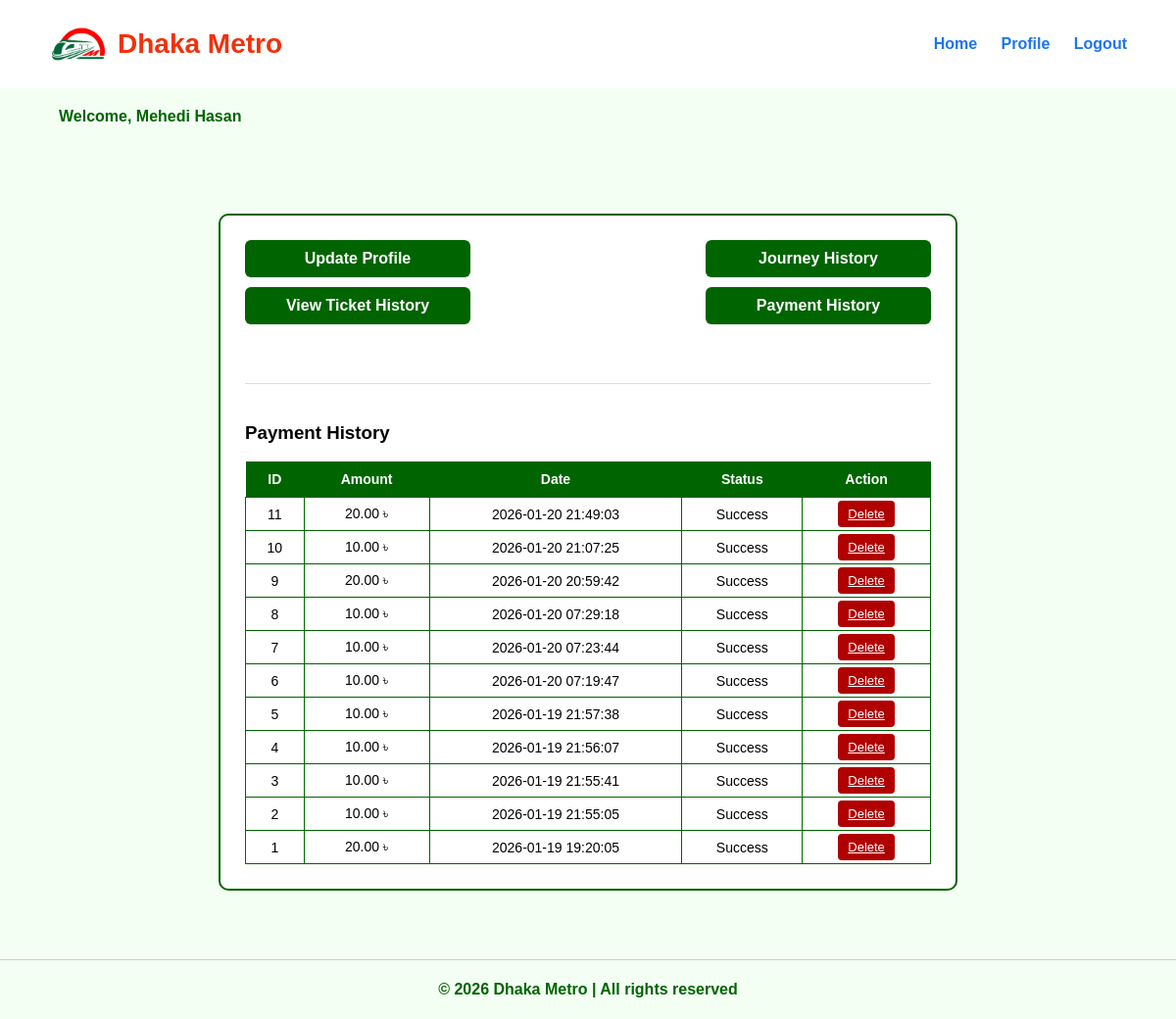
/passenger/view/payment_record_page.php?type=payments (signed in), run on the app's committed database.
### tables this page shows
CREATE TABLE `users` (
  `UserID` int(11) NOT NULL,
  `RoleID` int(11) NOT NULL,
  `FirstName` varchar(50) NOT NULL,
  `LastName` varchar(50) DEFAULT NULL,
  `Mobile` varchar(15) NOT NULL,
  `NID` varchar(20) DEFAULT NULL,
  `DateOfBirth` date DEFAULT NULL,
  `Gender` enum('Male','Female','Other') DEFAULT NULL,
  `Password` varchar(255) NOT NULL,
  `Status` enum('Active','Blocked') DEFAULT 'Active',
  `CreatedAt` timestamp NOT NULL DEFAULT current_timestamp()
);

CREATE TABLE `payments` (
  `PaymentID` int(11) NOT NULL,
  `TicketID` int(11) NOT NULL,
  `Amount` decimal(10,2) NOT NULL,
  `PaymentDate` timestamp NOT NULL DEFAULT current_timestamp(),
  `Status` enum('Success','Failed') NOT NULL
);

### passenger/model/RecordModel.php (called while the page is built, shortened)
<?php
include "Database.php";
function getUserName($userID) {
    global $conn;
    $sql = "SELECT FirstName, LastName
            FROM users
            WHERE UserID = $userID";
    return mysqli_query($conn, $sql);
}
function getPaymentHistory($userID) {
    global $conn;
    $sql = "SELECT
                p.PaymentID,
                p.Amount,
                p.PaymentDate,
                p.Status
            FROM payments p
            JOIN tickets t ON p.TicketID = t.TicketID
            WHERE t.UserID = $userID
            ORDER BY p.PaymentDate DESC";
    return mysqli_query($conn, $sql);
}

### passenger/view/payment_record_page.php (the view, shortened to what this page needs)
<?php
include "../model/RecordModel.php";
include "header.php";
$userID = $_SESSION['UserID'];
$user = mysqli_fetch_assoc(getUserName($userID));
$type = $_GET['type'] ?? "";
?>
<link rel="stylesheet" href="payment_record_page.css">
<div class="user-info"> Welcome, <strong><?php echo $user['FirstName'] . " " . $user['LastName']; ?></strong> </div>
<div class="dashboard-box">
    <div class="button-area">
        <div class="button-row">
            <a href="/admin/view/Profile_Information.php" class="btn">Update Profile</a>
            <a href="journey_history.php" class="btn">Journey History</a>
        </div>
        <div class="button-row">
            <a href="?type=tickets" class="btn">View Ticket History</a>
            <a href="?type=payments" class="btn">Payment History</a>
        </div>
    </div>
    <div id="resultArea">
        <?php if ($type === "payments"): ?>
            <h3>Payment History</h3>
            <table>
                <tr>
                    <th>ID</th>
                    <th>Amount</th>
                    <th>Date</th>
                    <th>Status</th>
                    <th>Action</th>
                </tr>
                <?php
                $payments = getPaymentHistory($userID);
                while ($row = mysqli_fetch_assoc($payments)):
                ?>
                <tr>
                    <td><?= $row['PaymentID'] ?></td>
                    <td><?= $row['Amount'] ?> ৳</td>
                    <td><?= $row['PaymentDate'] ?></td>
                    <td><?= $row['Status'] ?></td>
                    <td>
                        <a href="../controller/RecordController.php?delete=<?= $row['PaymentID'] ?>"
                           class="action-btn"
                           onclick="return confirmDelete();">
                           Delete
                        </a>
                    </td>
                </tr>
                <?php endwhile; ?>
            </table>
        <?php endif; ?>
    </div>
</div>
<?php include "footer.php"; ?>

### passenger/view/dashboard.css (style rules this page uses)
.dashboard-box { display: flex; width: 80%; max-width: 900px; margin: 40px auto; background-color: #ffffff; border: 2px solid #006400; border-radius: 8px; flex-wrap: wrap; }

### passenger/view/payment_record_page.css (style rules this page uses)
.user-info { margin: 20px 60px; font-size: 16px; font-weight: bold; color: #006400; }
.dashboard-box { width: 700px; margin: 70px auto; padding: 25px; border: 2px solid #006400; border-radius: 10px; background-color: #ffffff; display: flex; flex-direction: column; }
.button-area { width: 100%; margin-bottom: 20px; }
.button-row { display: flex; justify-content: space-between; margin-bottom: 10px; }
.button-row .btn { width: 30%; padding: 10px; background-color: #006400; color: #ffffff; text-align: center; font-weight: bold; border-radius: 6px; text-decoration: none; }
.button-row .btn:last-child { margin-right: 0; }
#resultArea { margin-top: 30px; padding-top: 20px; border-top: 1px solid #ddd; clear: both; }
table { width: 100%; border-collapse: collapse; margin-top: 10px; }
th { background-color: #006400; color: white; padding: 10px; font-size: 14px; }
td { padding: 8px; border: 1px solid #006400; text-align: center; font-size: 14px; }
.action-btn { background-color: #b00000; color: white; padding: 6px 10px; border-radius: 4px; font-size: 13px; }

### data on the page
users: FirstName "Mehedi", LastName "Hasan"
payments: PaymentID "11", Amount "20.00", PaymentDate "2026-01-20 21:49:03", Status "Success"
payments: PaymentID "10", Amount "10.00", PaymentDate "2026-01-20 21:07:25", Status "Success"
payments: PaymentID "9", Amount "20.00", PaymentDate "2026-01-20 20:59:42", Status "Success"
payments: PaymentID "8", Amount "10.00", PaymentDate "2026-01-20 07:29:18", Status "Success"
payments: PaymentID "7", Amount "10.00", PaymentDate "2026-01-20 07:23:44", Status "Success"
payments: PaymentID "6", Amount "10.00", PaymentDate "2026-01-20 07:19:47", Status "Success"
payments: PaymentID "5", Amount "10.00", PaymentDate "2026-01-19 21:57:38", Status "Success"
payments: PaymentID "4", Amount "10.00", PaymentDate "2026-01-19 21:56:07", Status "Success"
payments: PaymentID "3", Amount "10.00", PaymentDate "2026-01-19 21:55:41", Status "Success"
payments: PaymentID "2", Amount "10.00", PaymentDate "2026-01-19 21:55:05", Status "Success"
payments: PaymentID "1", Amount "20.00", PaymentDate "2026-01-19 19:20:05", Status "Success"
